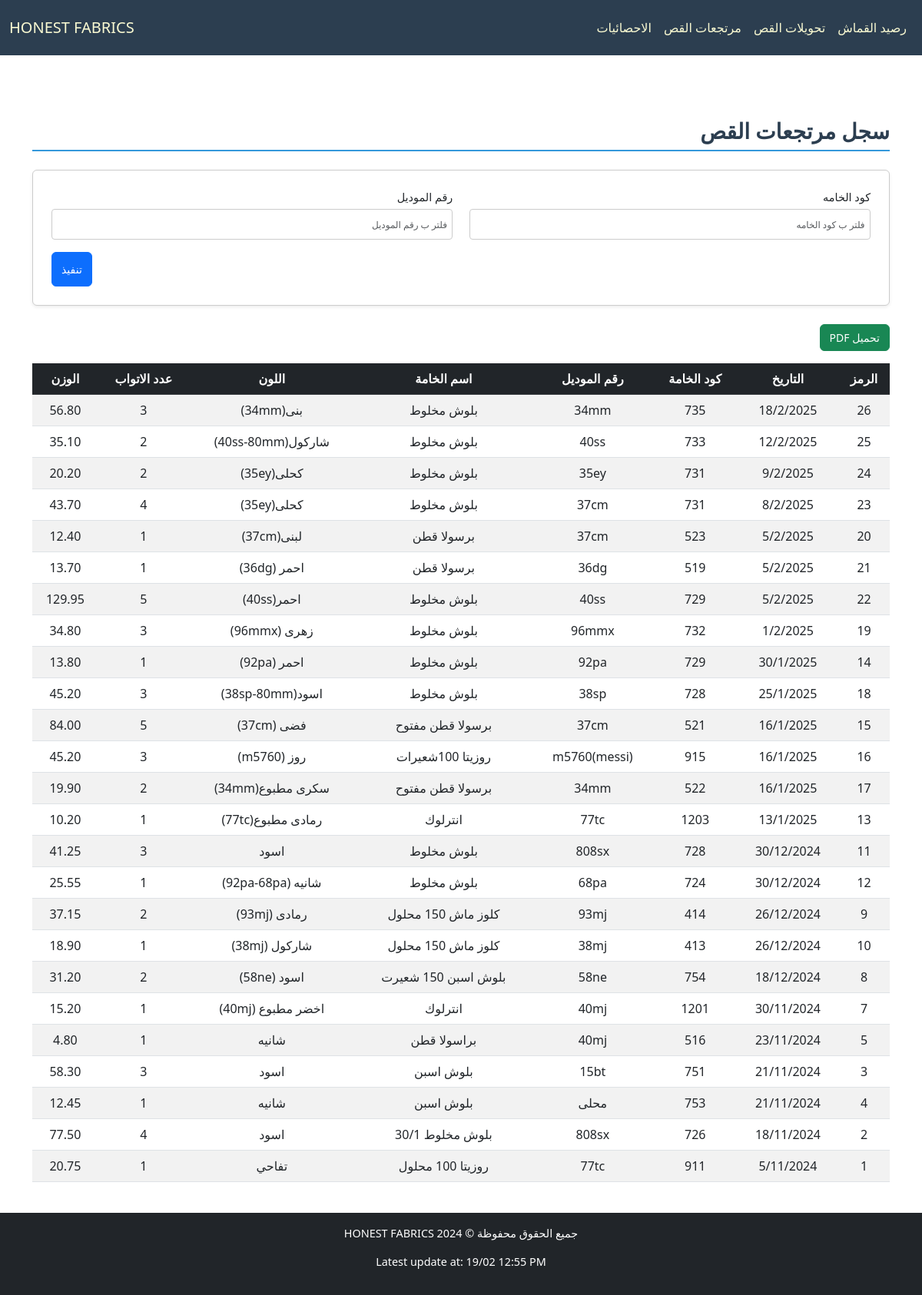
/cloth/ReturnTransfer/, run on an earlier commit of the app's database.
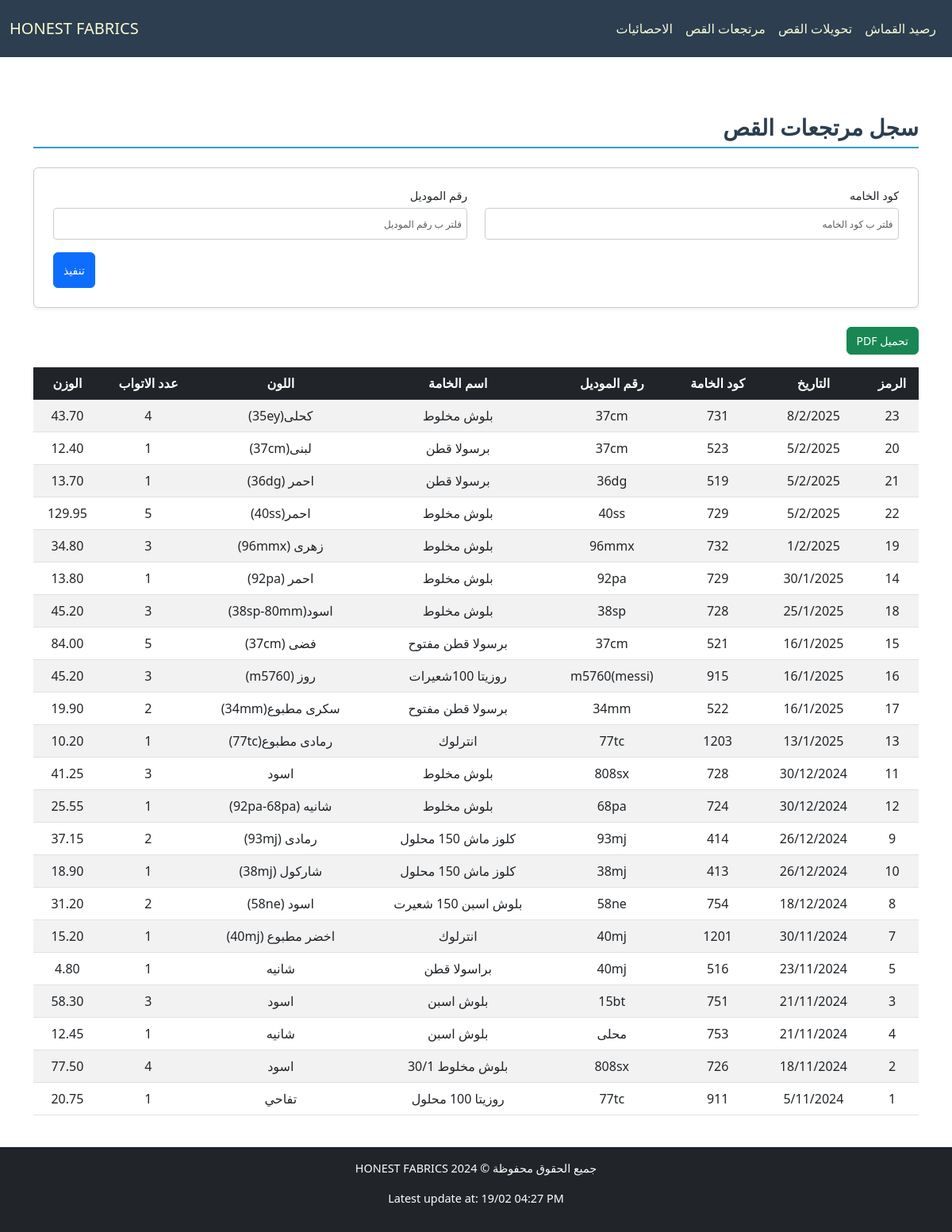
And on a later commit of the database.
### cloth/models.py (models this page shows, shortened)
class Base(models.Model):
    id = models.IntegerField(primary_key=True, verbose_name="الرمز")
    fabric_code = models.CharField(max_length=100, verbose_name="كود الخامه", db_index=True, null=True, blank=True)
    fabric_name = models.CharField(max_length=200, verbose_name="اسم الخامه", null=True, blank=True)
    color = models.CharField(max_length=100, verbose_name="اللون", null=True, blank=True)
    roll = models.PositiveIntegerField(verbose_name="عدد الاتواب", null=True, blank=True)
    weight = models.DecimalField(max_digits=10, decimal_places=2, verbose_name="الوزن", null=True, blank=True)
    date = models.CharField(max_length=100,verbose_name="التاريخ", null=True, blank=True)
    class Meta:
        abstract = True

class ReturnTransfer(Base):
    model_number = models.CharField(max_length=100, verbose_name="رقم الموديل", null=True, blank=True)

### cloth/views.py (the view)
# urls.py: path('ReturnTransfer/', ReturnTransferView.as_view(), name='return_transfer_view'),
class ReturnTransferView(FilterableListView):
    template_name = "cloth/return.html"
    model = ReturnTransfer
    filter_fields = ['fabric_code', 'model_number']
    columns = ["الرمز","التاريخ","كود الخامة","رقم الموديل","اسم الخامة","اللون","عدد الاتواب","الوزن"]

### cloth/views.py (called while the page is built)
    def parse_date(self, date_str):
        try:
            normalized_date = date_str.replace("\\", "/")
            return datetime.strptime(normalized_date, "%d/%m/%Y")
        except (ValueError, AttributeError):
            return datetime.min

    def get_queryset(self):
        queryset = super().get_queryset()
        filters = Q()
        ordering = self.request.GET.get('order', 'desc')
        for field in self.filter_fields:
            filter_value = self.request.GET.get(field)
            if filter_value:
                filters &= Q(**{f"{field}__icontains": filter_value})
        filtered_queryset = queryset.filter(filters)
        models = list(filtered_queryset)
        models.sort(
            key=lambda x: self.parse_date(x.date) if x.date else datetime.min,
            reverse=(ordering == 'desc')
        )
        return models

### cloth/templates/cloth/return.html (shortened to what this page needs)
{% extends "cloth/layout.html" %}
{% block home_page %}
<a class="navbar-brand" href="{% url 'fabric_view' %}">HONEST FABRICS</a>
{% endblock %}
{% block navbar_links_small %}
{% include "cloth/nav_links.html" %}
{% endblock %}
{% block body %}
    <h2 class="section-title pt-4">سجل مرتجعات القص</h2>
    <form method="get" class="filter-form-flex mb-4 p-4 rounded shadow-sm">
        {% for filter_field in filter_fields %}
        <div class="form-group mb-3">
            <label for="filter_{{ forloop.counter }}" class="form-label">{{ filter_field.verbose_name }}</label>
            <input type="text" id="filter_{{ forloop.counter }}" name="{{ filter_field.field_name }}"
                   placeholder="فلتر ب {{ filter_field.verbose_name }}"
                   class="form-control"
                   value="{{ filter_field.value }}">
        </div>
        {% endfor %}
        <div class="submit-container">
            <button type="submit" class="btn btn-primary submit-btn">تنفيذ</button>
        </div>
    </form>
    <button onclick="generatePDF()" class="btn btn-success mb-3">تحميل PDF</button>
    <div style="overflow-y: auto; max-height: 70vh; position: relative;" class="table-responsive mb-4">
        <table id="data-table"  class="table table-striped">
            <thead class="table-dark">
                <tr>
                    <th style="position: sticky; top: 0;" >الرمز</th>
                    <th style="position: sticky; top: 0;" >التاريخ</th>
                    <th style="position: sticky; top: 0;" >كود الخامة</th>
                    <th style="position: sticky; top: 0;" >رقم الموديل</th>
                    <th style="position: sticky; top: 0;" >اسم الخامة</th>
                    <th style="position: sticky; top: 0;" >اللون</th>
                    <th style="position: sticky; top: 0;" >عدد الاتواب</th>
                    <th style="position: sticky; top: 0;" >الوزن</th>
                </tr>
            </thead>
            <tbody>
                {% for model in models %}
                <tr>
                    <td>{{ model.id }}</td>
                    <td>{{ model.date }}</td>
                    <td>{{ model.fabric_code }}</td>
                    <td>{{ model.model_number }}</td>
                    <td>{{ model.fabric_name }}</td>
                    <td>{{ model.color }}</td>
                    <td>{{ model.roll }}</td>
                    <td>{{ model.weight }}</td>
                </tr>
                {% empty %}
                <tr>
                    <td colspan="8" class="text-center">لا يوجد عناصر</td>
                </tr>
                {% endfor %}
            </tbody>
        </table>
    </div>
{% endblock body %}

What changed in the data, as far as the page shows it:
removed ReturnTransfer: id "26", date "18/2/2025", fabric_code "735", model_number "34mm", fabric_name "بلوش مخلوط", color "بنى(34mm)", roll "3", weight "56.80"
removed ReturnTransfer: id "25", date "12/2/2025", fabric_code "733", model_number "40ss", fabric_name "بلوش مخلوط", color "شاركول(40ss-80mm)", roll "2", weight "35.10"
removed ReturnTransfer: id "24", date "9/2/2025", fabric_code "731", model_number "35ey", fabric_name "بلوش مخلوط", color "كحلى(35ey)", roll "2", weight "20.20"
Also different on the page:
{{ update }}: "19/02 12:55 PM" → "19/02 04:27 PM"
